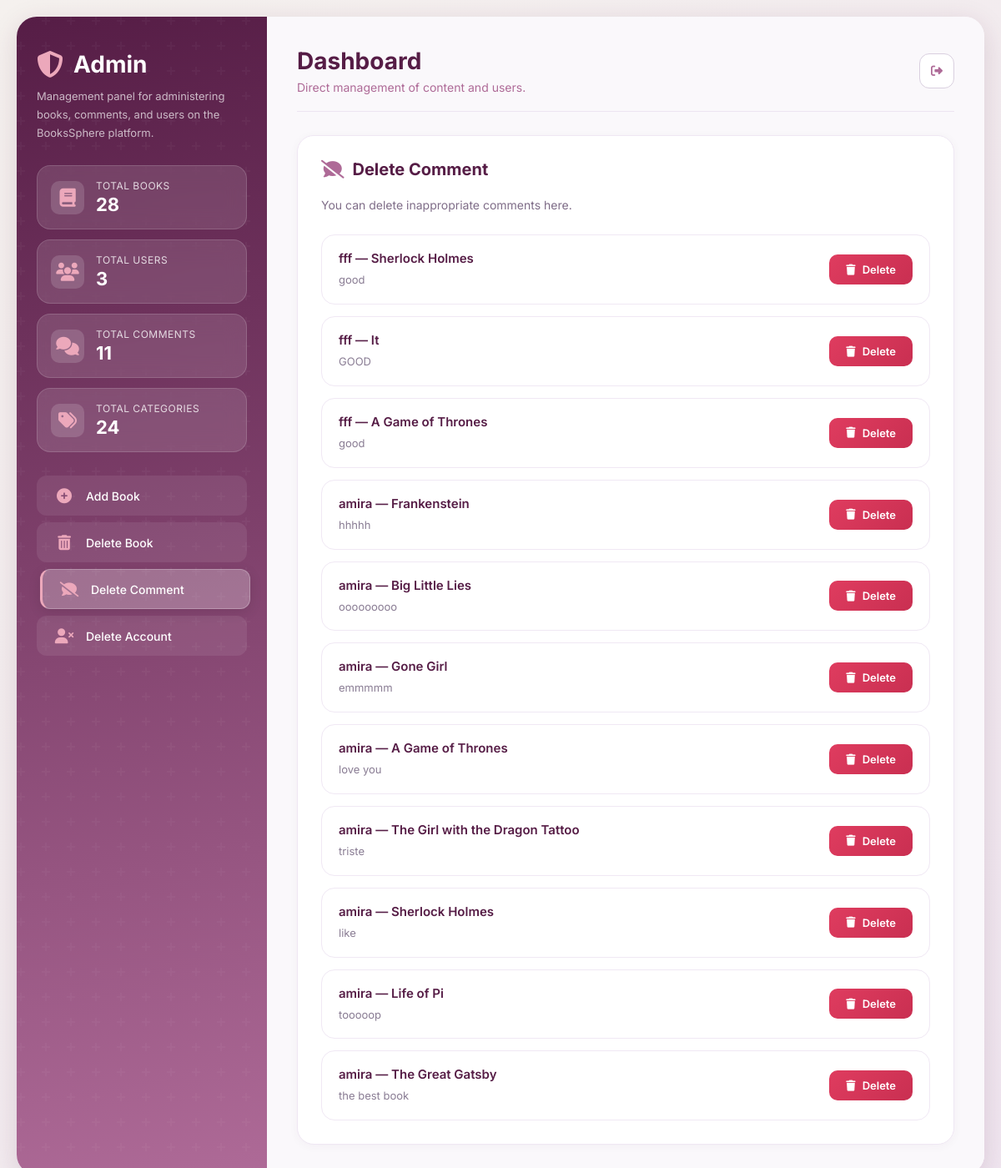
The page /admin-dashboard/?action=delete_comment (signed in) on the database as committed earlier.
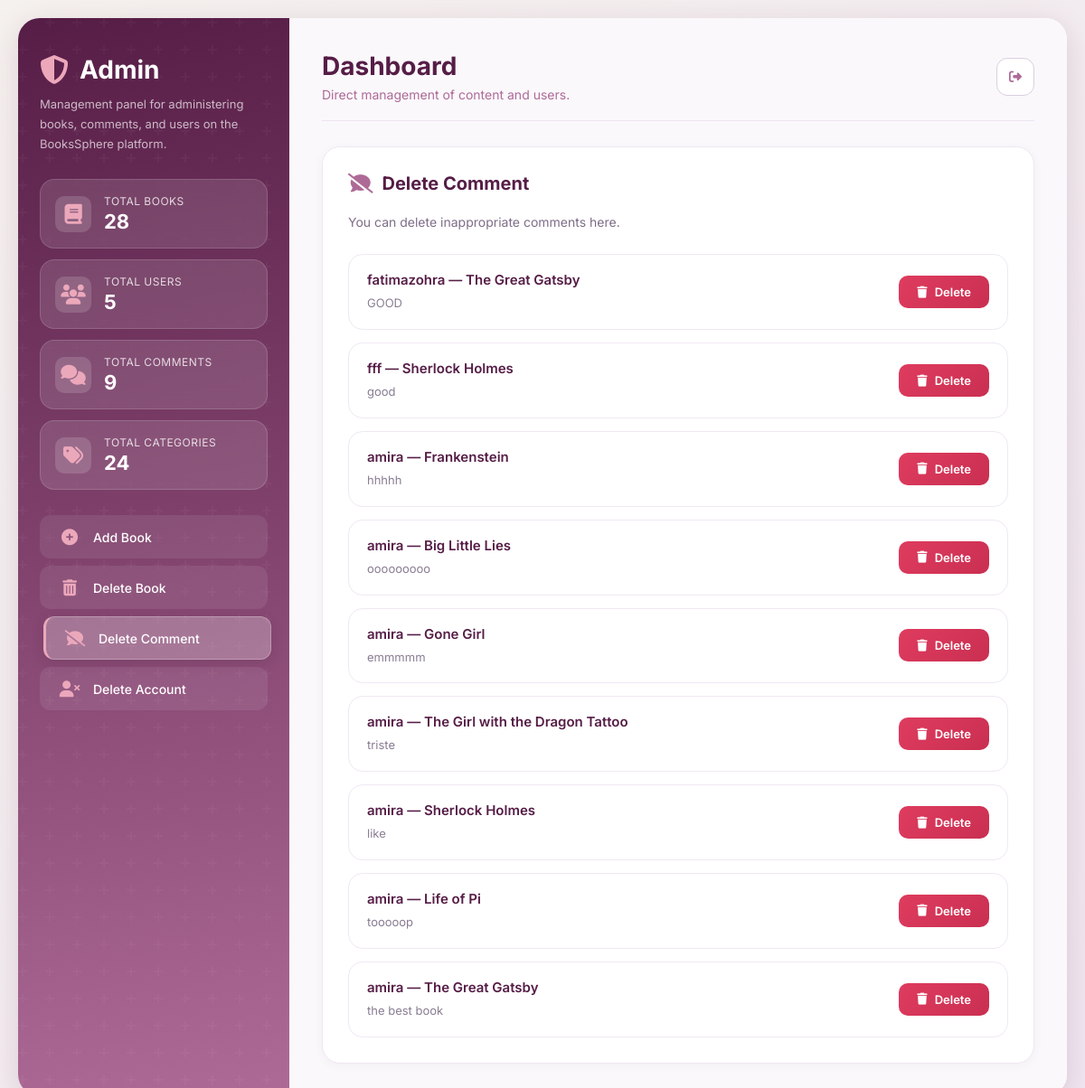
The same page on the database as committed later.
### books/models.py (models this page shows, shortened)
class Comment(models.Model):
    user = models.ForeignKey(
        User,
        on_delete=models.CASCADE,
        related_name='comments'
    )
    book = models.ForeignKey(
        Book,
        on_delete=models.CASCADE,
        related_name='comments'
    )
    content = models.TextField()
    created_at = models.DateTimeField(auto_now_add=True)

class Book(models.Model):
    title = models.CharField(max_length=200)
    author = models.CharField(max_length=100)
    description = models.TextField(blank=True)
    publication_date = models.DateField(null=True, blank=True)
    image = models.ImageField(upload_to='books/', null=True, blank=True)
    category = models.ForeignKey(
        Category,
        on_delete=models.CASCADE,
        null=True,
        blank=True
    )
    created_at = models.DateTimeField(auto_now_add=True)

### books/views.py (the view, shortened to what this page needs)
# urls.py: path('admin-dashboard/', views.admin_dashboard, name='admin_dashboard'),
@staff_member_required
def admin_dashboard(request):
    action = request.GET.get('action', '').strip()
    context = {
        'action': action,
        'books': Book.objects.select_related('category').order_by('-created_at'),
        'comments': Comment.objects.select_related('user', 'book').order_by('-created_at'),
        'users': User.objects.order_by('-date_joined'),
        'categories': Category.objects.all().order_by('name'),
        'total_books': Book.objects.count(),
        'total_users': User.objects.count(),
        'total_comments': Comment.objects.count(),
        'total_categories': Category.objects.count(),
    }
    return render(request, 'admin_dashboard.html', context)

### books/context_processors.py (called while the page is built)
def notifications_count(request):
    if request.user.is_authenticated:
        count = Notification.objects.filter(
            user=request.user,
            is_read=False
        ).count()
        return {'unread_notifications_count': count}
    return {'unread_notifications_count': 0}

### templates/admin_dashboard.html (shortened to what the changed rows need)
<!DOCTYPE html>
<html lang="en" dir="ltr">
<head>
    <link rel="stylesheet" href="https://cdnjs.cloudflare.com/ajax/libs/font-awesome/6.4.0/css/all.min.css">
</head>
<body>
<div class="container">
    <aside class="sidebar">
        <div class="brand">
            <h1><i class="fas fa-shield-halved"></i> Admin</h1>
        </div>
            <div class="stats">
            <div class="stat-card">
                <div class="info">
                    <span>Total Users</span>
                    <strong>{{ total_users }}</strong>
                </div>
            </div>
            <div class="stat-card">
                <div class="info">
                    <span>Total Comments</span>
                    <strong>{{ total_comments }}</strong>
                </div>
            </div>
        </div>
    </aside>
    <main class="main">
        <div class="header">
            <div class="title">
                <h2>Dashboard</h2>
            </div>
        </div>
        {% if action == 'add' %}
            <section class="panel">
                <div class="panel-header">
                    <h3><i class="fas fa-book-medical"></i> Add New Book</h3>
                </div>
                <p class="sub">Enter the essential book information then click the add button.</p>
                <form method="POST" enctype="multipart/form-data">
                    {% csrf_token %}
                    <div class="form-grid">
                        <div class="form-group">
                            <label>Book Title</label>
                            <input type="text" name="title" placeholder="e.g. The Little Prince" required>
                        </div>
                        <div class="form-group">
                            <label>Author Name</label>
                            <input type="text" name="author" placeholder="e.g. Antoine de Saint-Exupéry" required>
                        </div>
                        <div class="form-group">
                             <label>Category</label>
                            <select name="category">
                                <option value="">Select a category</option>
                                {% for category in categories %}
                                    <option value="{{ category.id }}">{{ category.name }}</option>
                                {% endfor %}
                            </select>
                        </div>
                        <div class="form-group">
                            <label>Cover Image</label>
                            <input type="file" name="image" accept="image/*">
                        </div>
                        <div class="form-group full">
                            <label>Description</label>
                            <textarea name="description" placeholder="Brief description of the book..."></textarea>
                        </div>
                        <button type="submit" class="primary-btn full">
                            <i class="fas fa-plus"></i> Add Book
                        </button>
                    </div>
                </form>
            </section>
        {% elif action == 'delete_comment' %}
            <section class="panel">
                <div class="list">
                    {% for c in comments %}
                        <div class="item">
                            <div class="item-main">
                                <strong>{{ c.user.username }} — {{ c.book.title }}</strong>
                                <small>{{ c.content|truncatechars:120 }}</small>
                            </div>
                            <form method="POST" class="delete-form">
                                <button type="submit" class="delete-btn">
                                    <i class="fas fa-trash"></i> Delete
                                </button>
                            </form>
                        </div>
                    {% empty %}
                        <div class="empty">
                            <i class="fas fa-comments"></i>
                            <p>No comments available currently.</p>
                        </div>
                    {% endfor %}
                </div>
            </section>
        {% endif %}
    </main>
</div>
</body>
</html>

Rows that differ between the two databases and show on the page:
removed Comment: user.username "fff", book "It", content "GOOD"
removed Comment: user.username "fff", book "A Game of Thrones", content "good"
removed Comment: user.username "amira", book "A Game of Thrones", content "love you"
added Comment: user.username "fatimazohra", book "The Great Gatsby", content "GOOD"
Other text that changed with them:
{{ total_users }}: "3" → "5"
{{ total_comments }}: "11" → "9"
